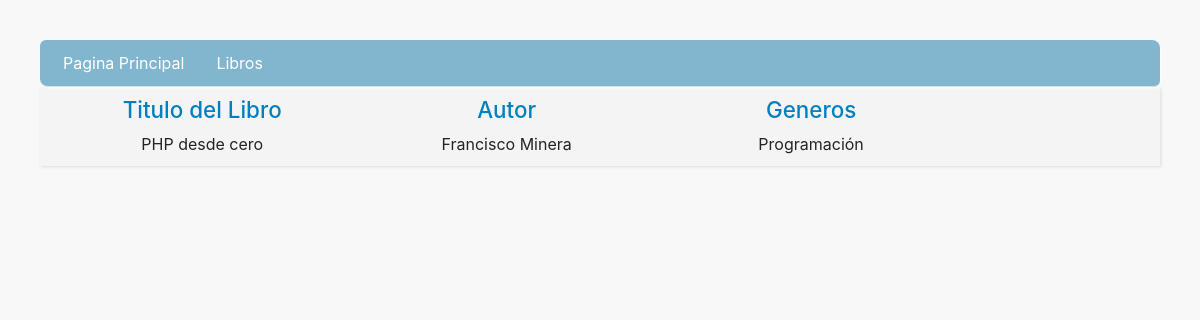
Screenshot of /informatica/book/3 with the database file from the repository.
### informatica/models.py (models this page shows, shortened)
class Book(models.Model):
    title = models.CharField(max_length=100)
    author = models.ForeignKey('Author', on_delete=models.SET_NULL, null=True)
    summary = models.TextField(max_length=1000, help_text='Descripcion del libro')
    isbn = models.CharField('ISBN', max_length=200, help_text='13 caracteres <a href="https://www.isbn-international.org/content/what-isbn">ISBN number</a>"')
    genre = models.ManyToManyField(Genre, help_text='seleccione genero del libro')
    def display_genre(self):
        return ', '.join([genre.name for genre in self.genre.all()[:3]])
    display_genre.short_description = 'Genre'

class Author(models.Model):
    first_name = models.CharField(max_length=50)
    last_name = models.CharField(max_length=50)
    date_of_birth = models.DateField(null=True, blank=True)
    date_of_death = models.DateField('Died', null=True, blank=True)
    def __str__(self):
        return "{} {}".format(self.first_name, self.last_name)

class Genre(models.Model):
    name = models.CharField(max_length=100)
    def __str__(self):
        return self.name

### informatica/views.py (the view)
# urls.py: url(r'^book/(?P<pk>\d+)$', views.BookDetailView.as_view(), name='book-detail'),
class BookDetailView(generic.DetailView):
    model=Book

### informatica/templates/informatica/book_detail.html (shortened to what this page needs)
{% extends "base_generic.html" %}
{% block content %}
    <div class="content-book">
        <div class="row">
            <div class="col-4">
                <h1 class="text-title">Titulo del Libro </h1> {{ book.title }}
            </div>
            <div class="col-4">
                <h2 class="text-title">Autor </h2>
                    <span class="text-content">
                        {{ book.author }}
                    </span>
            </div>
            <div class="col-4">
                    <h2 class="text-title">Generos</h2>
                    {% for genre in book.genre.all %}
                        {{ genre }}
                    {% endfor %}
            </div>
        </div>
    </div>
    </div>
{% endblock %}

### informatica/static/assets/css/style.css (style rules this page uses)
.body { padding: 40px; background-color: rgb(248, 248, 248); }
.text-title { color: #0080c0; font-size: 1.4em; text-align: center; }

### rows the page displays
Book: title "PHP desde cero", author "Francisco Minera"
Genre: name "Programación"
